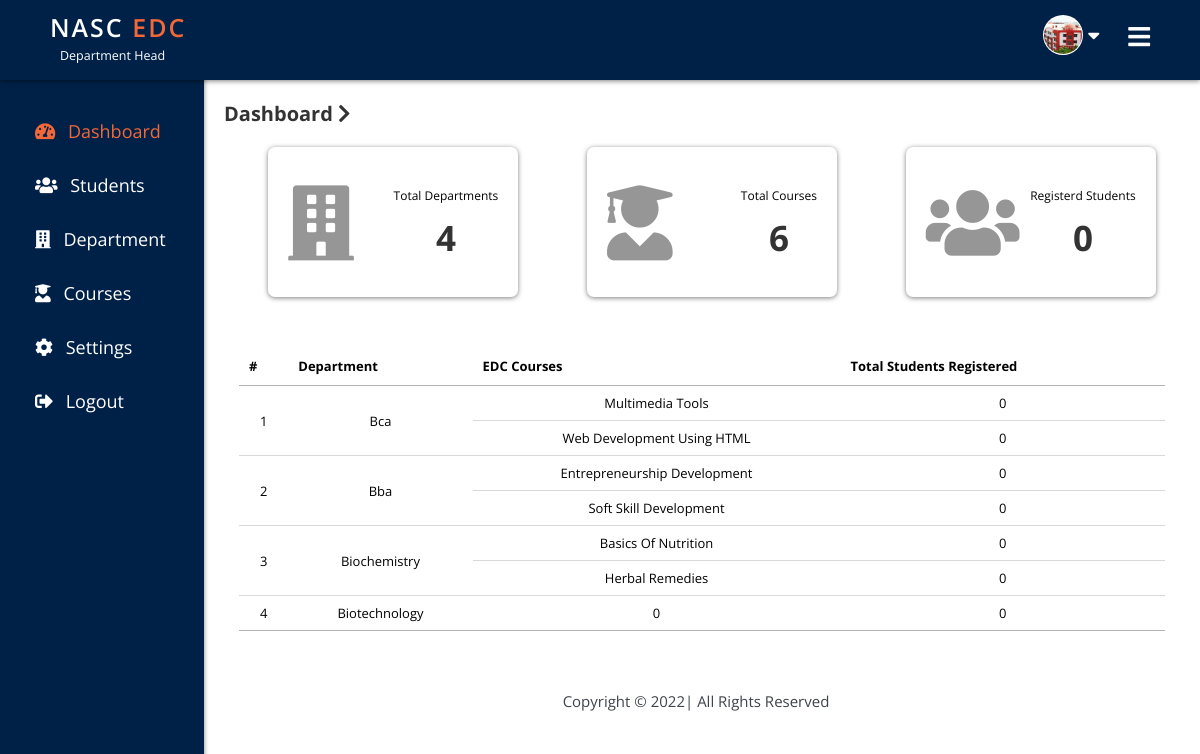
The page /department_head/index.php (signed in) on the database its author committed.
### tables this page shows
CREATE TABLE `department` (
  `id` int(11) NOT NULL,
  `dep_name` varchar(255) NOT NULL,
  `created_at` timestamp NOT NULL DEFAULT current_timestamp() ON UPDATE current_timestamp(),
  `status` tinyint(4) NOT NULL DEFAULT 1
);

CREATE TABLE `courses` (
  `id` int(11) NOT NULL,
  `name` varchar(255) NOT NULL,
  `department` int(11) NOT NULL,
  `max_stu` int(11) NOT NULL DEFAULT 0,
  `created_at` datetime NOT NULL,
  `status` tinyint(4) NOT NULL DEFAULT 1
);

### api/config.php (called while the page is built, shortened)
<?php
class db
{
    private $host = 'localhost';
    private $user = 'root';
    private $pass = 'Risk1891911@';
    private $db_name = 'nasc_edc';
    function __construct()
    {
        $this->con = new mysqli($this->host, $this->user, $this->pass, $this->db_name);
    }
}
class API extends db
{
    public function getData($table, $field = '*', $condition_arr = array(''), $order_by_field = '', $order_by_type = 'desc', $limit = '')
    {
        $sql = "select  $field from $table";
        if ($condition_arr != array('')) {
            $sql .= ' where ';
            $c = count($condition_arr);
            $i = 1;
            foreach ($condition_arr as $key => $val) {
                if ($i == $c) {
                    $sql .= "$key = '$val' ";
                } else {
                    $sql .= "$key = '$val' and ";
                }
                $i++;
            }
        }
        $result = $this->con->query($sql);
        if ($result->num_rows > 0) {
            $data = array();
            while ($row = $result->fetch_assoc()) {
                $data[] = $row;
            }
            return $data;
        } else {
            return 0;
        }
    }
}

### department_head/index.php (the view, shortened to what this page needs)
<?php
include_once './header.php';
require_once('../api/config.php');
$obj = new API();
?>
<section class="right-box">
    <div class="right-box-title">
        <h1>Dashboard <i class="fas fa-chevron-right"></i></h1>
    </div>
    <div class="card-container">
        <a href="./department" class="card-link">
            <div class="card">
                <div class="icon">
                    <i class="fas fa-building fa-5x"></i>
                </div>
                <div class="content">
                    <small>total Departments</small>
                    <h3>
                        <?php
                        $result = $obj->getData('department', 'id');
                        if ($result) {
                            echo sizeof($result);
                        } else {
                            echo 0;
                        }
                        ?>
                    </h3>
                </div>
            </div>
        </a>
        <a href="./courses" class="card-link">
            <div class="card">
                <div class="icon">
                    <i class="fas fa-user-graduate fa-5x"></i>
                </div>
                <div class="content">
                    <small>total courses</small>
                    <h3>
                        <?php
                        $result = $obj->getData('courses', 'id');
                        if ($result) {
                            echo sizeof($result);
                        } else {
                            echo 0;
                        }
                        ?>
                    </h3>
                </div>
            </div>
        </a>
        <a href="./student" class="card-link">
            <div class="card">
                <div class="icon">
                    <i class="fas fa-users fa-5x"></i>
                </div>
                <div class="content">
                    <small>Registerd Students</small>
                    <h3>
                        <?php
                        $result = $obj->getData('students', 'id');
                        if ($result) {
                            echo sizeof($result);
                        } else {
                            echo 0;
                        }
                        ?>
                    </h3>
                </div>
            </div>
        </a>
    </div>
    <div class="data-table">
        <table id="table" class="display">
            <thead>
                <tr>
                    <th>#</th>
                    <th>department</th>
                    <th>EDC Courses</th>
                    <th>total students registered</th>
                </tr>
            </thead>
            <tbody>
                <?php
                $i = 1;
                $result = $obj->getData('department', 'dep_name,id');
                if ($result) {
                    foreach ($result as $val) {
                        $course_count = $obj->getData('courses', 'id,name', array('department' => $val['id']));
                        if ($course_count) {
                            echo " <tr>
                               <td rowspan=" . sizeof($course_count) . ">" . $i . "</td>
                               <td rowspan=" . sizeof($course_count) . ">" . $val['dep_name'] . "</td>";
                            foreach ($course_count as $count) {
                                echo "<td>" . $count['name'] . "</td>";
                                $student_count = $obj->getData('students', 'id', array('course' => $count['id']));
                                if ($student_count) {
                                    echo "<td>" . sizeof($student_count) . "</td></tr>";
                                } else {
                                    echo "<td>0</td></tr>";
                                }
                            }
                        } else {
                            echo "<tr>
                               <td>" . $i . "</td>
                               <td>" . $val['dep_name'] . "</td>
                               <td>0</td>
                               <td>0</td>
                           </tr>";
                        }
                        $i++;
                    }
                } ?>
            </tbody>
        </table>
    </div>
</section>
<?php include_once 'footer.php'; ?>

### department_head/header.php (shortened to what this page needs)
<!DOCTYPE html>
<html lang="en">
<head>
    <link rel="stylesheet" type="text/css" href="https://cdn.datatables.net/1.11.3/css/jquery.dataTables.css">
    <link rel="stylesheet" href="./assets/css/style.css">
    <link rel="stylesheet" href="https://cdnjs.cloudflare.com/ajax/libs/font-awesome/5.15.4/css/all.min.css" />
</head>
<body>
    <header class="header">
        <nav class="navbar">
            <div class="logo">
                <a href="./index">
                    <p>NASC <span>EDC</span></p>
                    <small>Department head</small>
                </a>
            </div>
            <button class="toggle-btn">
                <i class="fas fa-bars"></i>
            </button>
            <ul>
                <li class="profile-btn"><a href="javascript:void(0)"><img src="./assets/images/nasc-image.jpg" alt="profile"></a><i class="fas fa-sort-down"></i></li>
            </ul>
        </nav>
    </header>
    <section class="left-box">
        <ul>
            <li class="<?php if (PAGE == 'home') {
                            echo 'active';
                        } ?>"><a href="./index"><i class="fas fa-tachometer-alt"></i> <span>Dashboard</span></a></li>
            <li class="<?php if (PAGE == 'students') {
                            echo 'active';
                        } ?>"><a href="./student"><i class="fas fa-users"></i> <span>students</span></a></li>
            <li class="<?php if (PAGE == 'department') {
                            echo 'active';
                        } ?>"><a href="./department"><i class="fas fa-building"></i> <span>Department</span></a></li>
            <li class="<?php if (PAGE == 'course') {
                            echo 'active';
                        } ?>"><a href="./courses"><i class="fas fa-user-graduate"></i> <span>courses</span></a></li>
            <li class="<?php if (PAGE == 'setting') {
                            echo 'active';
                        } ?>"><a href="./setting"><i class="fas fa-cog"></i> <span>settings</span></a></li>
            <li><a href="./logout"><i class="fas fa-sign-out-alt"></i> <span>logout</span></a></li>
        </ul>
    </section>

### department_head/footer.php (shortened to what this page needs)
<footer class="footer">
    <p>copyright &copy; <span class="footer-date"></span>| All rights reserved</p>
</footer>
</body>
</html>

### department_head/assets/css/style.css (style rules this page uses)
:root { --primary-color:#002147; --orange:#F26838; --text-primary:#333333; --text-secondary:#3f444a; --white:#ffffff; --black:#000000; --box-shadow:0 .1rem .5rem rgba(0,0,0,0.5); }
* { margin: 0; padding: 0; box-sizing: border-box; font-family: "Open Sans", sans-serif; text-decoration: none!important; border: none; outline: none; text-transform: capitalize; }
html { font-size: 62.5%; scroll-behavior: smooth; }
a { color:var(--white)!important; font-size: 1.5rem; }
h1,h2,h3,h4,h5 { color: var(--text-primary); }
p { color: var(--text-secondary); }
.header { width: 100%; min-height: 10vh; background:var(--primary-color); box-shadow: var(--box-shadow); position: fixed; top: 0; z-index: 1000; overflow-x: hidden; }
.header .navbar { width: 100%; height: 100%; display: flex; justify-content: space-between; align-items: center; padding: 1rem 5rem; position: relative; }
.header .navbar .logo p { font-size: 2.5rem; font-weight: 600; margin: 0; color: var(--white); letter-spacing: .2rem; }
.header .navbar .logo span { color: var(--orange); }
.header .navbar .logo small { margin-left: 1rem; }
.header .toggle-btn { position: absolute; right: 5rem; background:transparent; cursor: pointer; }
.header .toggle-btn i { color: var(--white); font-size: 2.5rem; transition: all .2s linear; }
.header .navbar ul { margin-right: 5rem; }
.header .navbar li { list-style: none; display: flex; justify-content: center; align-items: center; }
.header .navbar li i { color: var(--white); font-size: 2rem; margin-left: .5rem; margin-top: -1rem; }
.header ul li:first-child img { background: var(--white); width: 4rem; height: 4rem; border-radius: 50%; padding: .1rem; object-fit: cover; }
.left-box { width: 17%; height:100vh; background: var(--primary-color); position: fixed; left: 0; bottom: 0; top: 0; overflow-y: auto; transition: all .2s linear; padding: 2.5rem 0; margin-top: 6.4rem; box-shadow: var(--box-shadow); }
.left-box ul li { margin: 3rem 0; }
.left-box ul li.active a { color: var(--orange)!important; }
.left-box ul li a { display: block; font-size: 1.8rem; padding-left: 3.5rem; transition: all .2s linear; }
.left-box li a i { padding-right: .8rem; }
.right-box { width: 83%; background: var(--white); margin-left:17% ; padding: 10rem 2rem 1rem; display: flex; justify-content: space-between; flex-wrap: wrap; transition: all .2s linear; }
.right-box-title h1 { font-size: 2rem; font-weight: 700; margin-bottom: 0; }
.right-box .card-container { display: flex; justify-content: space-around; width: 100%; margin-top:2rem ; }
.right-box .card-container .card { background:var(--white); box-shadow: var(--box-shadow); padding: 1.5rem 2rem; height: 150px; display: flex; justify-content: space-between; align-items: center; border-radius: .7rem; margin-left: 2rem; min-width: 25rem; margin-bottom: 1rem; }
.right-box .card i { color: #969696; }
.right-box .card small { font-size: 1.2rem; color: var(--black); }
.right-box .card h3 { font-size: 3.5rem; margin-top: 1rem; text-align: center; }
.right-box .data-table { width: 100%; padding: 2rem 1.5rem; overflow-x: auto!important; margin-top: 2rem; }
.right-box .data-table table { font-size: 1.3rem; text-align: center; overflow-x: auto; }
.footer { width: 80%; background: var(--white); padding: 1.5rem 0; z-index: -1000; text-align: center; margin-left: 18%; margin-top: 1.5rem; }
.footer p { font-size: 1.5rem; }

### rows shown on the page
department: dep_name "Bca"
courses: name "Multimedia Tools"
courses: name "Web Development Using HTML"
department: dep_name "Bba"
courses: name "Entrepreneurship Development"
courses: name "Soft Skill Development"
department: dep_name "Biochemistry"
courses: name "Basics Of Nutrition"
courses: name "Herbal Remedies"
department: dep_name "Biotechnology"

### other values the page prints
sizeof($result) "4"
sizeof($result) "6"
